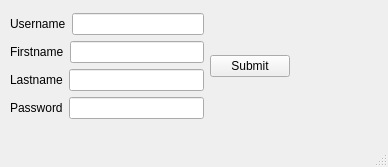
<?xml version="1.0" encoding="UTF-8"?>
<ui version="4.0">
 <class>SignUp</class>
 <widget class="QMainWindow" name="SignUp">
  <property name="geometry">
   <rect>
    <x>0</x>
    <y>0</y>
    <width>388</width>
    <height>167</height>
   </rect>
  </property>
  <property name="windowTitle">
   <string>MainWindow</string>
  </property>
  <widget class="QWidget" name="centralwidget">
   <widget class="QWidget" name="">
    <property name="geometry">
     <rect>
      <x>10</x>
      <y>11</y>
      <width>280</width>
      <height>110</height>
     </rect>
    </property>
    <layout class="QGridLayout" name="gridLayout">
     <item row="0" column="0">
      <layout class="QVBoxLayout" name="verticalLayout">
       <item>
        <layout class="QHBoxLayout" name="horizontalLayout">
         <item>
          <widget class="QLabel" name="label">
           <property name="text">
            <string>Username</string>
           </property>
          </widget>
         </item>
         <item>
          <widget class="QLineEdit" name="username_line"/>
         </item>
        </layout>
       </item>
       <item>
        <layout class="QHBoxLayout" name="horizontalLayout_2">
         <item>
          <widget class="QLabel" name="label_2">
           <property name="text">
            <string>Firstname</string>
           </property>
          </widget>
         </item>
         <item>
          <widget class="QLineEdit" name="firstname_line"/>
         </item>
        </layout>
       </item>
       <item>
        <layout class="QHBoxLayout" name="horizontalLayout_3">
         <item>
          <widget class="QLabel" name="label_3">
           <property name="text">
            <string>Lastname</string>
           </property>
          </widget>
         </item>
         <item>
          <widget class="QLineEdit" name="lastname_line"/>
         </item>
        </layout>
       </item>
       <item>
        <layout class="QHBoxLayout" name="horizontalLayout_4">
         <item>
          <widget class="QLabel" name="label_4">
           <property name="text">
            <string>Password</string>
           </property>
          </widget>
         </item>
         <item>
          <widget class="QLineEdit" name="password_line">
           <property name="echoMode">
            <enum>QLineEdit::Password</enum>
           </property>
          </widget>
         </item>
        </layout>
       </item>
      </layout>
     </item>
     <item row="0" column="1">
      <widget class="QPushButton" name="Submit_btn">
       <property name="text">
        <string>Submit</string>
       </property>
      </widget>
     </item>
    </layout>
   </widget>
  </widget>
  <widget class="QMenuBar" name="menubar">
   <property name="geometry">
    <rect>
     <x>0</x>
     <y>0</y>
     <width>388</width>
     <height>21</height>
    </rect>
   </property>
  </widget>
  <widget class="QStatusBar" name="statusbar"/>
 </widget>
 <resources/>
 <connections/>
</ui>
